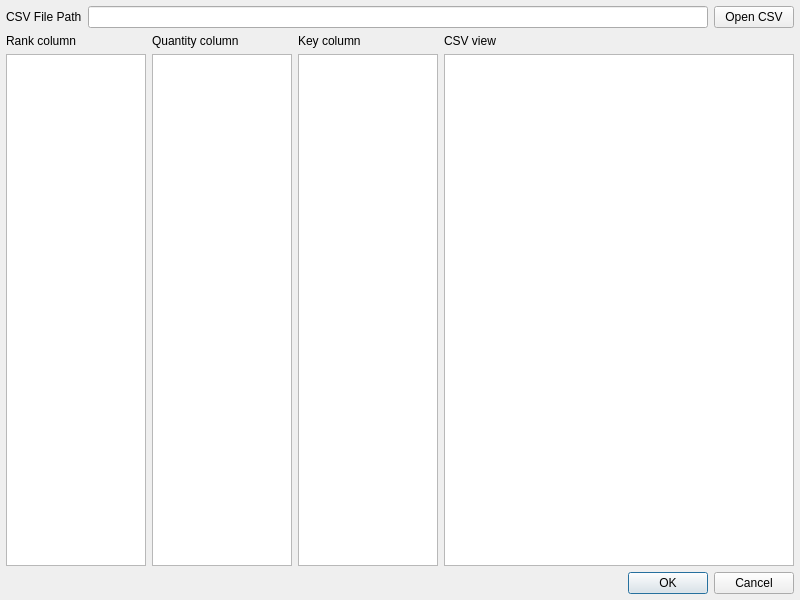
<?xml version="1.0" encoding="UTF-8"?>
<ui version="4.0">
 <class>Dialog</class>
 <widget class="QDialog" name="Dialog">
  <property name="geometry">
   <rect>
    <x>0</x>
    <y>0</y>
    <width>800</width>
    <height>600</height>
   </rect>
  </property>
  <property name="windowTitle">
   <string>CSV Importer</string>
  </property>
  <layout class="QVBoxLayout" name="verticalLayout">
   <property name="spacing">
    <number>6</number>
   </property>
   <property name="leftMargin">
    <number>6</number>
   </property>
   <property name="topMargin">
    <number>6</number>
   </property>
   <property name="rightMargin">
    <number>6</number>
   </property>
   <property name="bottomMargin">
    <number>6</number>
   </property>
   <item>
    <layout class="QGridLayout" name="gridLayout_2">
     <item row="0" column="2">
      <widget class="QPushButton" name="pushButton">
       <property name="text">
        <string>Open CSV</string>
       </property>
      </widget>
     </item>
     <item row="0" column="0">
      <widget class="QLabel" name="label_5">
       <property name="text">
        <string>CSV File Path</string>
       </property>
      </widget>
     </item>
     <item row="0" column="1">
      <widget class="QLineEdit" name="lineEdit"/>
     </item>
    </layout>
   </item>
   <item>
    <layout class="QGridLayout" name="gridLayout">
     <item row="1" column="0">
      <widget class="QListView" name="listView">
       <property name="maximumSize">
        <size>
         <width>140</width>
         <height>16777215</height>
        </size>
       </property>
      </widget>
     </item>
     <item row="0" column="0">
      <widget class="QLabel" name="label">
       <property name="text">
        <string>Rank column</string>
       </property>
      </widget>
     </item>
     <item row="1" column="1">
      <widget class="QListView" name="listView_2">
       <property name="maximumSize">
        <size>
         <width>140</width>
         <height>16777215</height>
        </size>
       </property>
      </widget>
     </item>
     <item row="1" column="3">
      <widget class="QTableView" name="tableView"/>
     </item>
     <item row="0" column="1">
      <widget class="QLabel" name="label_2">
       <property name="text">
        <string>Quantity column</string>
       </property>
      </widget>
     </item>
     <item row="0" column="3">
      <widget class="QLabel" name="label_4">
       <property name="text">
        <string>CSV view</string>
       </property>
      </widget>
     </item>
     <item row="0" column="2">
      <widget class="QLabel" name="label_3">
       <property name="text">
        <string>Key column</string>
       </property>
      </widget>
     </item>
     <item row="1" column="2">
      <widget class="QListView" name="listView_3">
       <property name="maximumSize">
        <size>
         <width>140</width>
         <height>16777215</height>
        </size>
       </property>
      </widget>
     </item>
    </layout>
   </item>
   <item>
    <widget class="QDialogButtonBox" name="buttonBox">
     <property name="orientation">
      <enum>Qt::Horizontal</enum>
     </property>
     <property name="standardButtons">
      <set>QDialogButtonBox::Cancel|QDialogButtonBox::Ok</set>
     </property>
    </widget>
   </item>
  </layout>
 </widget>
 <resources/>
 <connections>
  <connection>
   <sender>buttonBox</sender>
   <signal>accepted()</signal>
   <receiver>Dialog</receiver>
   <slot>accept()</slot>
   <hints>
    <hint type="sourcelabel">
     <x>248</x>
     <y>254</y>
    </hint>
    <hint type="destinationlabel">
     <x>157</x>
     <y>274</y>
    </hint>
   </hints>
  </connection>
  <connection>
   <sender>buttonBox</sender>
   <signal>rejected()</signal>
   <receiver>Dialog</receiver>
   <slot>reject()</slot>
   <hints>
    <hint type="sourcelabel">
     <x>316</x>
     <y>260</y>
    </hint>
    <hint type="destinationlabel">
     <x>286</x>
     <y>274</y>
    </hint>
   </hints>
  </connection>
 </connections>
</ui>
